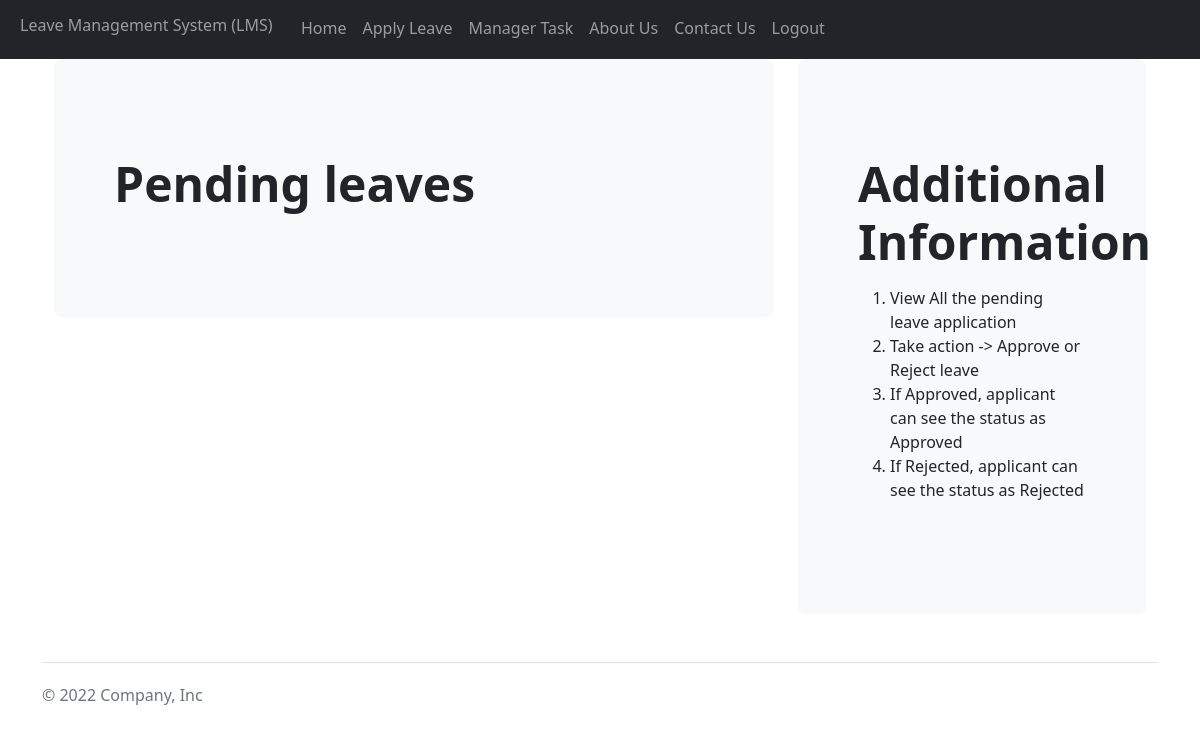
Page /managerapproval (signed in) on the earlier database version.
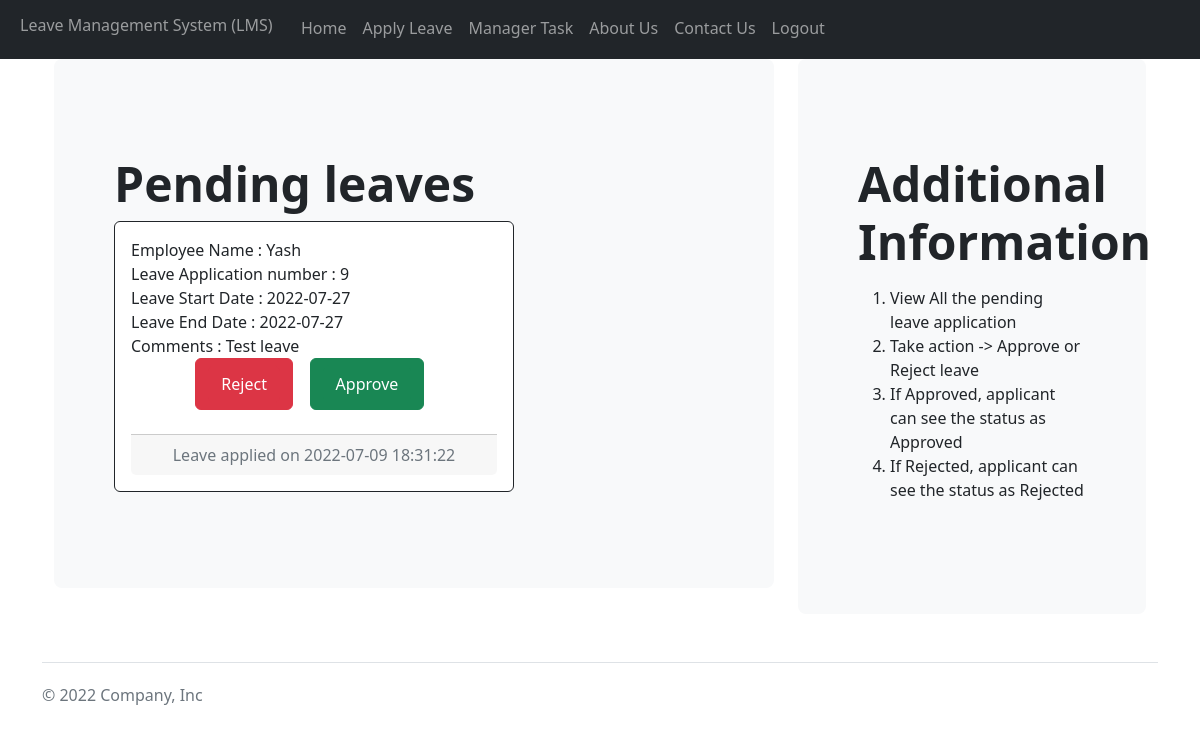
Same page on the later database version.
### website/models.py (models this page shows, shortened)
class Leave(db.Model):
    leaveid = db.Column(db.Integer, primary_key= True)
    startdate = db.Column(db.String(50))
    enddate = db.Column(db.String(50))
    comment = db.Column(db.String(200))
    status = db.Column(db.Integer)
    leavedate_created = db.Column(db.DateTime(timezone=True), default= func.now())
    userid = db.Column(db.Integer, db.ForeignKey('user.userid', ondelete="CASCADE"), nullable = false)

class User(db.Model, UserMixin):
    userid = db.Column(db.Integer, primary_key= True)
    email = db.Column(db.String(150), unique= True)
    username = db.Column(db.String(150), unique= True)
    password = db.Column(db.String(150))
    role = db.Column(db.Integer)
    date_created = db.Column(db.DateTime(timezone=True), default= func.now())
    leaves = db.relationship('Leave', backref='user', passive_deletes=True)

### website/views.py (the view)
@views.route("/managerapproval", methods=['GET', 'POST'])
@login_required
def managerapproval():
    leaves = Leave.query.filter_by(status= 3 )
    return render_template('managerapproval.html', user=current_user, leaves= leaves)

### website/__init__.py (called while the page is built)
def create_app():
    app = Flask(__name__)
    app.config['SECRET_KEY'] = "mywebkey"
    app.config['SQLALCHEMY_DATABASE_URI'] = f'sqlite:///database.db'
    db.init_app(app)
    from .views import views
    from .auth import auth
    app.register_blueprint(views, url_prefix ="/" )
    app.register_blueprint(auth, url_prefix ="/" )
    from .models import User, Leave
    create_database(app)
    login_manager = LoginManager()
    login_manager.login_view= "auth.login"
    login_manager.init_app(app)
    @login_manager.user_loader
    def load_user(userid):
        return User.query.get(int(userid))
    return app

### website/templates/managerapproval.html (shortened to what this page needs)
    {% extends "base.html" %}
    {% block content %}
    <div class="container">
        <div class="row">
            <div class="col-md-8" >
                <div class="p-5 mb-4 bg-light rounded-3">
                    <div class="container-fluid py-5">
                    <h1 class="display-5 fw-bold">Pending leaves</h1>
                    <div  class="col-md-8 form-group" align="center" id="leaves">
                        <form method="POST">
                        {% for leave in leaves %}
                        <div class="card border-dark ">
                            <div class="card-body">
                                <div align="left"class="card-text">
                                    Employee Name : {{leave.user.username}}<br>
                                    Leave Application number : {{leave.leaveid}} <br>
                                    Leave Start Date : {{leave.startdate}} <br>
                                    Leave End Date : {{leave.enddate}}<br>
                                    Comments : {{leave.comment}}<br>
                                    <div align="center">
                                        <button class="btn btn-danger" type="submit" value="2"> <a class="btn btn-danger" href="/rejectleave/{{leave.leaveid}}">Reject</a></button> &nbsp;&nbsp;
                                        <button class="btn btn-success" type="submit" value="1"> <a class="btn btn-success" href="/approveleave/{{leave.leaveid}}">Approve</a> </button> &nbsp;
                                    </div>
                                    <br>
                                </div>
                                <div class="card-footer text-muted">
                                    Leave applied on {{leave.leavedate_created}}
                                </div>
                            </div>
                        </div>
                        {% endfor %}
                    </form>
                    </div>
                    </div>
                </div>
            </div>
        <div class="col-md-4" >
            <div class="p-5 mb-4 bg-light rounded-3">
                <div class="container-fluid py-5">
                <h1 class="display-5 fw-bold">Additional Information</h1>
                <p class="col-md-8 fs-4">
                    <ol>
                        <li>
                            View All the pending leave application
                        </li>
                        <li>
                            Take action -> Approve or Reject leave
                        </li>
                        <li>
                            If Approved, applicant can see the status as Approved
                        </li>
                        <li>
                            If Rejected, applicant can see the status as Rejected
                        </li>
                    </ol>
                </p>
                </div>
            </div>
        </div>
        </div>
    </div>
    {% endblock %}

### website/templates/base.html (shortened to what this page needs)
<!DOCTYPE html>
<html lang="en">
<head>
    <link href="https://cdn.jsdelivr.net/npm/bootstrap@5.2.0-beta1/dist/css/bootstrap.min.css" rel="stylesheet">
</head>
<body>
    <nav class="navbar navbar-dark bg-dark navbar-expand-lg" style="background-color: #e3f2fd;">
        <div class="container-fluid">
        <div class="collapse navbar-collapse" id="navbar">
            <div class="navbar-nav">
                <h1 class="nav-item nav-link">Leave Management System (LMS)</h1> &nbsp; &nbsp;
                {% if user.is_authenticated %}
                <a class="nav-item nav-link" href="/home">Home</a>
                <a class="nav-item nav-link" href="/applyleave">Apply Leave</a>
                    {%if user.role ==2%}
                        <a class="nav-item nav-link" href="/managerapproval"> Manager Task</a>
                    {%endif%}
                <a class="nav-item nav-link" href="/aboutus">About Us</a>
                <a class="nav-item nav-link" href="/contactus">Contact Us</a>
                <a class="nav-item nav-link" href="/logout">Logout</a>
                {%else%}
                <a class="nav-item nav-link" href="/aboutus">About Us</a>
                <a class="nav-item nav-link" href="/contactus">Contact Us</a>
                <a class="nav-item nav-link" href="/login">Login</a>
                <a class="nav-item nav-link" href="/signup">Sign Up</a>
                {% endif %}
            </div>
        </div>
        </div>
    </nav>
    <div class="container">
        {% block content %}
        {% endblock %}
    </div>
    <div class="container">
        <footer class="d-flex flex-wrap justify-content-between align-items-center py-3 my-4 border-top">
          <p class="col-md-4 mb-0 text-muted">© 2022 Company, Inc</p>
          <a href="/" class="col-md-4 d-flex align-items-center justify-content-center mb-3 mb-md-0 me-md-auto link-dark text-decoration-none">
            <svg class="bi me-2" width="40" height="32"><use xlink:href="#bootstrap"></use></svg>
          </a>
        </footer>
      </div>
</body>
</html>

Differences in the rows shown:
added Leave: user.username "Yash", leaveid "9", startdate "2022-07-27", enddate "2022-07-27", comment "Test leave", leavedate_created "2022-07-09 18:31:22"
